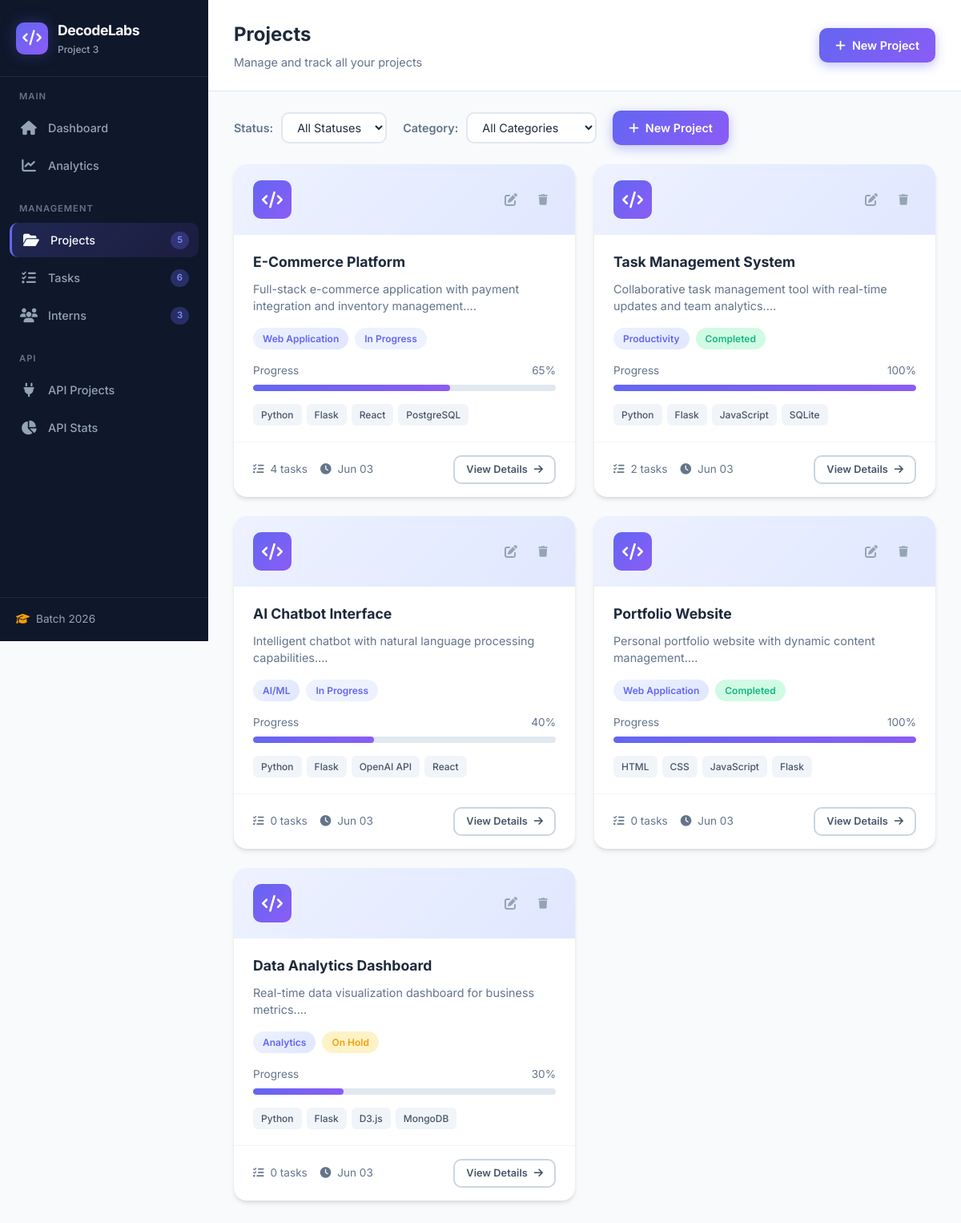
The app's page /projects with its own data.
### app.py (models this page shows, shortened)
class Project(db.Model):
    __tablename__ = 'projects'
    id = db.Column(db.Integer, primary_key=True)
    title = db.Column(db.String(200), nullable=False)
    description = db.Column(db.Text, nullable=False)
    category = db.Column(db.String(100), nullable=False)
    status = db.Column(db.String(50), default='In Progress')
    priority = db.Column(db.String(20), default='Medium')
    github_url = db.Column(db.String(500))
    tech_stack = db.Column(db.String(300))
    progress = db.Column(db.Integer, default=0)
    created_at = db.Column(db.DateTime, default=datetime.utcnow)
    updated_at = db.Column(db.DateTime, default=datetime.utcnow, onupdate=datetime.utcnow)
    tasks = db.relationship('Task', backref='project', lazy=True, cascade='all, delete-orphan')

### app.py (the view)
@app.route('/projects')
def projects_list():
    page = request.args.get('page', 1, type=int)
    status_filter = request.args.get('status', '')
    category_filter = request.args.get('category', '')
    query = Project.query
    if status_filter:
        query = query.filter_by(status=status_filter)
    if category_filter:
        query = query.filter_by(category=category_filter)
    projects = query.order_by(Project.created_at.desc()).paginate(
        page=page, per_page=6, error_out=False
    )
    categories = db.session.query(Project.category).distinct().all()
    statuses = ['In Progress', 'Completed', 'On Hold', 'Review']
    return render_template('projects.html',
                         projects=projects,
                         categories=[c[0] for c in categories],
                         statuses=statuses,
                         current_status=status_filter,
                         current_category=category_filter)

### app.py (called while the page is built)
@app.context_processor
def inject_stats():
    return {
        'total_projects': Project.query.count(),
        'total_tasks': Task.query.count(),
        'total_interns': Intern.query.count(),
        'completed_projects': Project.query.filter_by(status='Completed').count(),
        'pending_tasks': Task.query.filter_by(status='Pending').count()
    }

### templates/projects.html (shortened to what this page needs)
{% extends "base.html" %}
{% block page_title %}Projects{% endblock %}
{% block page_subtitle %}Manage and track all your projects{% endblock %}
{% block content %}
<div class="filters-bar">
    <div class="filter-group">
        <label>Status:</label>
        <select id="statusFilter" onchange="applyFilter()">
            <option value="">All Statuses</option>
        </select>
    </div>
    <div class="filter-group">
        <label>Category:</label>
        <select id="categoryFilter" onchange="applyFilter()">
            <option value="">All Categories</option>
        </select>
    </div>
    <a href="{{ url_for('project_create') }}" class="btn btn-primary">
        <i class="fas fa-plus"></i> New Project
    </a>
</div>
<div class="projects-grid">
    {% for project in projects.items %}
    <div class="project-card">
        <div class="project-card-header">
            <div class="project-card-icon">
                <i class="fas fa-code"></i>
            </div>
            <div class="project-card-actions">
                <a href="{{ url_for('project_edit', id=project.id) }}" class="btn-icon-sm" title="Edit">
                    <i class="fas fa-edit"></i>
                </a>
                <form action="{{ url_for('project_delete', id=project.id) }}" method="POST" class="inline-form" onsubmit="return confirm('Are you sure?');">
                    <button type="submit" class="btn-icon-sm btn-danger" title="Delete">
                        <i class="fas fa-trash"></i>
                    </button>
                </form>
            </div>
        </div>
        <div class="project-card-body">
            <h3 class="project-title">{{ project.title }}</h3>
            <p class="project-description">{{ project.description[:100] }}...</p>
            <div class="project-meta">
                <span class="badge-category">{{ project.category }}</span>
                <span class="badge-status status-{{ project.status.lower().replace(' ', '-') }}">{{ project.status }}</span>
            </div>
            <div class="project-progress">
                <div class="progress-info">
                    <span>Progress</span>
                    <span>{{ project.progress }}%</span>
                </div>
                <div class="progress-track">
                    <div class="progress-fill" style="width: {{ project.progress }}%"></div>
                </div>
            </div>
            {% if project.tech_stack %}
            <div class="project-tech">
                {% for tech in project.tech_stack.split(',')[:4] %}
                    {% if tech.strip() %}
                    <span class="tech-tag">{{ tech.strip() }}</span>
                    {% endif %}
                {% endfor %}
            </div>
            {% endif %}
        </div>
        <div class="project-card-footer">
            <div class="project-stats">
                <span><i class="fas fa-tasks"></i> {{ project.tasks | length }} tasks</span>
                <span><i class="fas fa-clock"></i> {{ project.created_at.strftime('%b %d') }}</span>
            </div>
            <a href="{{ url_for('project_detail', id=project.id) }}" class="btn btn-sm btn-outline">
                View Details <i class="fas fa-arrow-right"></i>
            </a>
        </div>
    </div>
    {% endfor %}
</div>
{% endblock %}

### records on screen
Project: title "E-Commerce Platform", description "Full-stack e-commerce application with payment integration and inventory management.", category "Web Application", status "In Progress", progress "65", strip "Python" "Flask" "React" "PostgreSQL", tasks|length "4", created_at "Jun 03"
Project: title "Task Management System", description "Collaborative task management tool with real-time updates and team analytics.", category "Productivity", status "Completed", progress "100", strip "Python" "Flask" "JavaScript" "SQLite", tasks|length "2", created_at "Jun 03"
Project: title "AI Chatbot Interface", description "Intelligent chatbot with natural language processing capabilities.", category "AI/ML", status "In Progress", progress "40", strip "Python" "Flask" "OpenAI API" "React", tasks|length "0", created_at "Jun 03"
Project: title "Portfolio Website", description "Personal portfolio website with dynamic content management.", category "Web Application", status "Completed", progress "100", strip "HTML" "CSS" "JavaScript" "Flask", tasks|length "0", created_at "Jun 03"
Project: title "Data Analytics Dashboard", description "Real-time data visualization dashboard for business metrics.", category "Analytics", status "On Hold", progress "30", strip "Python" "Flask" "D3.js" "MongoDB", tasks|length "0", created_at "Jun 03"

### other values on screen
{{ total_projects }} "5"
{{ total_tasks }} "6"
{{ total_interns }} "3"
